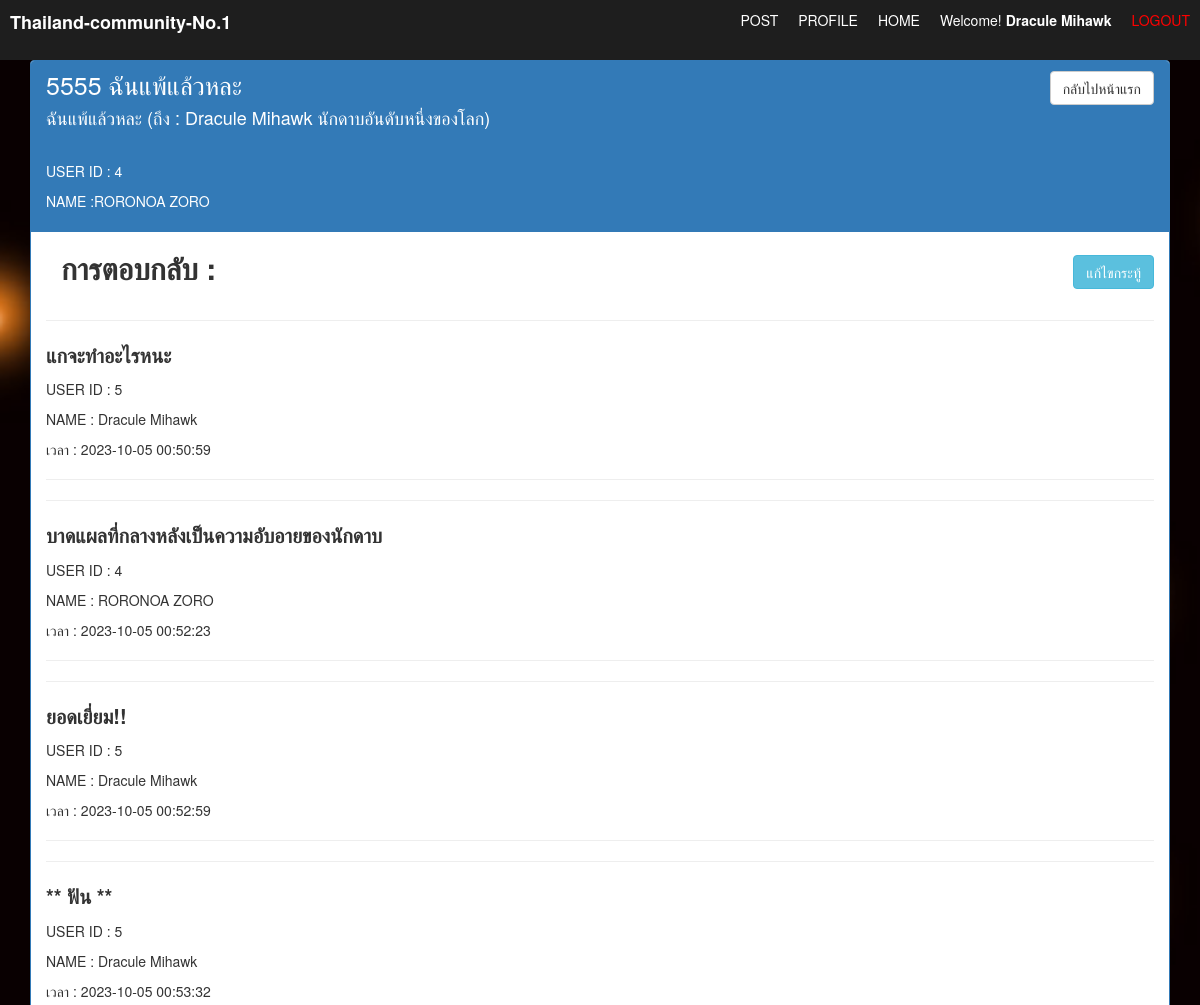
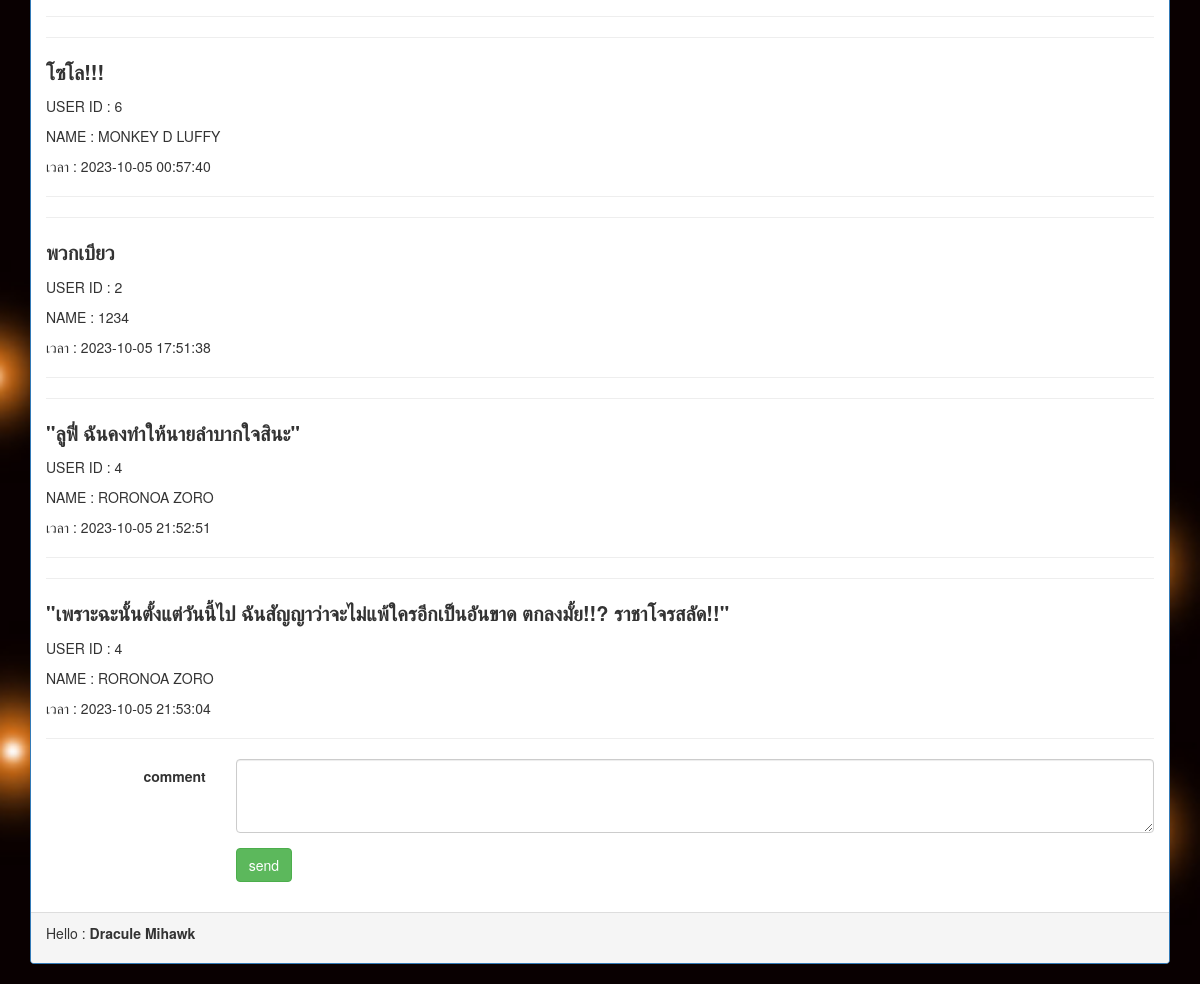
/read.php?id=1 (signed in), run on the app's committed database (2 pictures, top to bottom).
### tables this page shows
CREATE TABLE `post` (
  `post_id` int(11) NOT NULL,
  `title` text NOT NULL,
  `detail` text NOT NULL,
  `date` timestamp NOT NULL DEFAULT current_timestamp(),
  `reply` int(11) NOT NULL,
  `id` int(20) NOT NULL
);

CREATE TABLE `user` (
  `id` int(20) UNSIGNED NOT NULL,
  `username` varchar(100) NOT NULL,
  `password` varchar(100) NOT NULL
);

CREATE TABLE `comment` (
  `comment_id` int(11) NOT NULL,
  `comment` longtext NOT NULL,
  `date` timestamp NOT NULL DEFAULT current_timestamp(),
  `id` int(11) NOT NULL,
  `user_id` int(11) NOT NULL
);

### read.php (the view, shortened to what this page needs)
<?php
	include 'server.php';
	$sql = "SELECT * FROM post WHERE post_id='{$_GET['id']}' ";
	$query = mysqli_query($conn, $sql) or die("Error in sql : $query".mysqli_error($conn));
	$result = mysqli_fetch_assoc($query);
	$sql_a = "SELECT * FROM comment WHERE id='{$_GET['id']}' ";
    $query_a = mysqli_query($conn, $sql_a) or die("Error in sql : $query".mysqli_error($conn));
	$rows_a = mysqli_num_rows($query_a);
	$uid = $result['id'];
    $sql_b = "SELECT * FROM user WHERE id = $uid ";
    $query_b = mysqli_query($conn, $sql_b) or die("Error in sql : $query".mysqli_error($conn));
	$result_b = mysqli_fetch_assoc($query_b);
?>
<!DOCTYPE html>
<html lang="en">
<head>
	<link rel="stylesheet" href="https://maxcdn.bootstrapcdn.com/bootstrap/3.4.1/css/bootstrap.min.css">
	<link rel="stylesheet" href="web_board.css">
</head>
<body>
	<section>
<nav>
        <div class="logo">
            <a href="#">Thailand-community-No.1</a>
        </div>
         <ul class="menu">
		    <li><a href="post.php">POST</a></li>
		    <li><a href="profile.php">PROFILE</a></li>
            <li><a href="index.php">HOME</a></li>
            <li><?php if (isset($_SESSION['username'])) : ?>
            <p>Welcome! <strong><?php echo $_SESSION['username']; ?></strong></p></li>
            <li><p><a href="index.php?logout='1'" style="color: red;">LOGOUT</a></p></li>
          <?php endif ?>
        </ul>
    </nav>
	<div class="container">
		<div class="panel panel-primary">
			<div class="panel-heading">
				<div class="row">
					<div class="col-xs-6 col-md-6">
                    <h3 class="panel-title" style="font-size: 25px;"><?php echo $result['title']; ?></h3>
					</div>
					<div class="col-xs-6 col-md-6 text-right">
						<a href="profile.php" class="btn btn-default">กลับไปหน้าแรก</a>
					</div>
                    <div class="col-xs-6 col-md-6">
						<p style="font-size: 18px;"><?php echo $result['detail'];?><p><br>USER ID : <?php echo $result['id'] ?></p>
                    <p>NAME :<?php echo $result_b['username'] ?></p></p>
					</div>
				</div>
			</div>
			<div class="panel-body">
				<div class="row" style = "font-size: 30px;">
				<div class="col-xs-6 col-md-6">
			    	<p style = "margin-left:15px" ><strong>การตอบกลับ :</strong></p>
			     	</div>
						<div class="col-xs-6 col-md-6 text-right">
                            <?php
                                echo '<tr>';
                                echo '<td><a href="edit.php?id='.$result['post_id'].'" class="btn btn-info">แก้ไขกระทู้</a></td>';
                                echo '</tr>';
                            ?>
                    	</div>
				</div>
				<?php
					if ($rows_a > 0) {
						while ($result_a = mysqli_fetch_assoc($query_a)) {
                         $cid = $result_a['user_id'];
                         $sql_c = "SELECT * FROM user WHERE id = $cid ";
                         $query_c = mysqli_query($conn, $sql_c) or die("Error in sql : $query".mysqli_error($conn));
	                     $result_c = mysqli_fetch_assoc($query_c);
				?>
					<?php    echo '<hr>'; ?>
					<?php    echo '<div class="comment">';?>
					<?php    echo '<strong><p style = "font-size: 20px;">'.$result_a['comment'].'</p></strong>';?>
					<?php    echo '<p>USER ID : '.$result_a['user_id'].'</p>';?>
                    <?php    echo '<p>NAME : '.$result_c['username'].'</p>';?>
					<?php    echo '<span>เวลา : '.$result_a['date'].'</span>';?>
					<?php    echo '</div>';?>
					<?php    echo '<hr>';    ?>
				<?php
						}
						} else {
				?>
						<p style="text-align: center;color: red;">ไม่มีการตอบกลับ</p>
				<?php
						}
				?>
				<form class="form-horizontal" action="read_db.php" method="post">
				  <div class="form-group">
				    <label class="col-sm-2 control-label">comment</label>
				   <div class="col-sm-10">
				       <textarea class="form-control" rows="3" name="comment"></textarea>
				    </div>
				  </div>
				  <div class="form-group">
				    <div class="col-sm-offset-2 col-sm-10">
				      <button type="submit" class="btn btn-success">send</button>
				    </div>
				  </div>
				</form>
			</div>
			<div class="panel-footer">
		    <p> Hello : <strong><?php echo  $_SESSION['username'];?></strong></p>
            </div>
		</div>
	</div>
	</section>
</body>
</html>

### web_board.css (style rules this page uses)
* { margin: 0; padding: 0; }
html, body { margin-top: 30px; }
nav { display: flex; justify-content: space-between; padding: 10px; background-color: #1E1E1E; position: fixed; top: 0; width: 100%; }
.logo a { text-decoration: none; color: white; font-weight: bold; font-size: 18px; }
.menu { display: flex; list-style: none; color: white; }
.menu li { margin-left: 20px; }
.menu li a { text-decoration: none; color: white; }
section { background: url('Artboard_1.jpg')no-repeat; min-height: 91.5vh; width: 100%; background-position: center; background-size: cover; }

### data on the page
post: title "5555 ฉันแพ้แล้วหละ", detail "ฉันแพ้แล้วหละ (ถึง : Dracule Mihawk นักดาบอันดับหนึ่งของโลก)", id "4"
user: username "RORONOA ZORO"
comment: comment "แกจะทำอะไรหนะ", user "5", user.username "Dracule Mihawk", date "2023-10-05 00:50:59"
comment: comment "บาดแผลที่กลางหลังเป็นความอับอายของนักดาบ", user "4", user.username "RORONOA ZORO", date "2023-10-05 00:52:23"
comment: comment "ยอดเยี่ยม!!", user "5", user.username "Dracule Mihawk", date "2023-10-05 00:52:59"
comment: comment "** ฟัน **", user "5", user.username "Dracule Mihawk", date "2023-10-05 00:53:32"
comment: comment "โซโล!!!", user "6", user.username "MONKEY D LUFFY", date "2023-10-05 00:57:40"
comment: comment "พวกเบียว", user "2", user.username "1234", date "2023-10-05 17:51:38"
comment: comment "\"ลูฟี่ ฉันคงทำให้นายลำบากใจสินะ\"", user "4", user.username "RORONOA ZORO", date "2023-10-05 21:52:51"
comment: comment "\"เพราะฉะนั้นตั้งแต่วันนี้ไป ฉันสัญญาว่าจะไม่แพ้ใครอีกเป็นอันขาด ตกลงมั้ย!!? ราชาโจรสลัด!!\"", user "4", user.username "RORONOA ZORO", date "2023-10-05 21:53:04"

### other printed values
$_SESSION['username'] "Dracule Mihawk"
